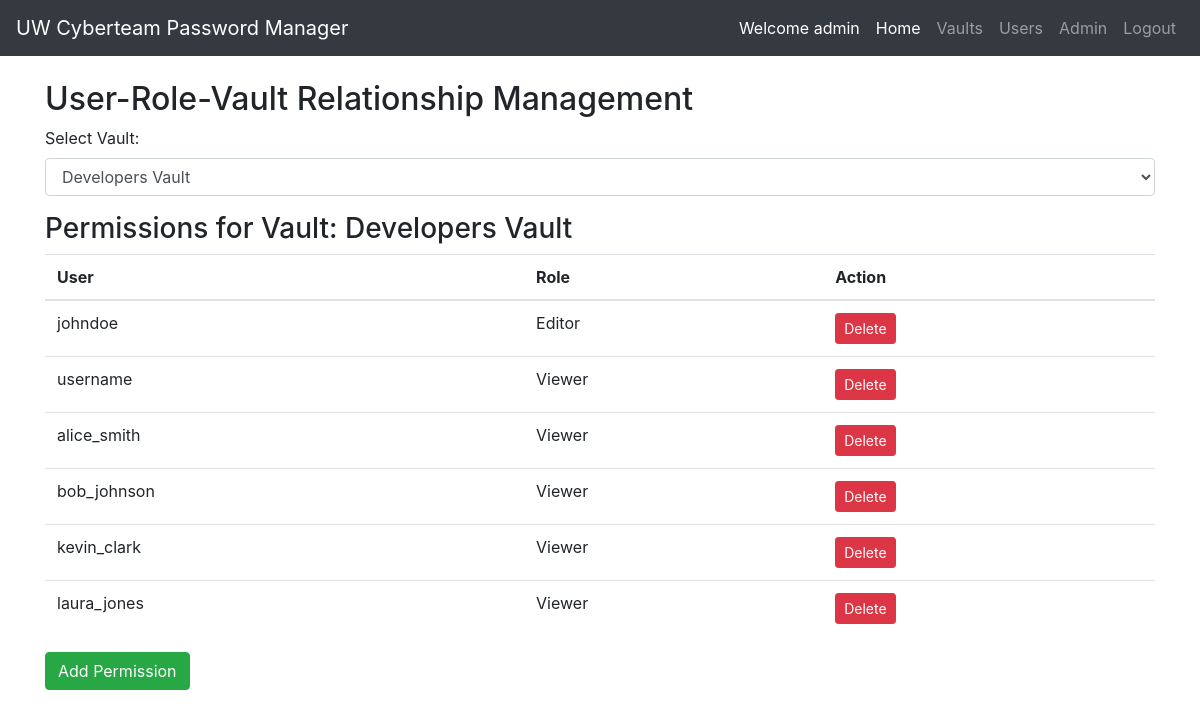
Screenshot of /webapp/public/admin/index.php?vault_id=1 (signed in) with the database file from the repository.
### tables this page shows
CREATE TABLE IF NOT EXISTS vaults (
    vault_id INT AUTO_INCREMENT PRIMARY KEY,    
    vault_name VARCHAR(255) NOT NULL    
);

CREATE TABLE IF NOT EXISTS vault_permissions (
    permission_id INT AUTO_INCREMENT PRIMARY KEY,
    user_id INT,
    vault_id INT,
    role_id INT,    
    FOREIGN KEY (vault_id) REFERENCES vaults(vault_id) ON DELETE CASCADE,   
    FOREIGN KEY (role_id) REFERENCES roles(role_id) ON DELETE CASCADE        
);

CREATE TABLE IF NOT EXISTS users (
    user_id INT AUTO_INCREMENT PRIMARY KEY,
    username VARCHAR(255) NOT NULL,
    first_name VARCHAR(255) NOT NULL,
    last_name VARCHAR(255) NOT NULL,
    email VARCHAR(255) NOT NULL,
    password VARCHAR(255) NOT NULL,
    default_role_id INT,    
    approved INT,
    FOREIGN KEY (default_role_id) REFERENCES roles(role_id) ON DELETE CASCADE 
);

CREATE TABLE IF NOT EXISTS roles (
    role_id INT AUTO_INCREMENT PRIMARY KEY,
    role ENUM('Owner', 'Editor', 'Viewer') NOT NULL
);

### webapp/public/admin/index.php (the view, shortened to what this page needs)
<?php
$hostname = 'backend-mysql-database';
$username = 'user';
$password = 'supersecretpw';
$database = 'password_manager';
$conn = new mysqli($hostname, $username, $password, $database);
$queryVaults = "SELECT * FROM vaults";
$resultVaults = $conn->query($queryVaults);
$selectedVaultId = isset($_GET['vault_id']) ? $_GET['vault_id'] : null;
$selectedVaultName = null;
$permissions = array();
if ($selectedVaultId) {
    $queryVault = "SELECT vault_name FROM vaults WHERE vault_id = $selectedVaultId";
    $resultVault = $conn->query($queryVault);
    $selectedVault = $resultVault->fetch_assoc();
    $selectedVaultName = $selectedVault['vault_name'];
    $queryPermissions = "SELECT u.username, r.role, p.permission_id, u.user_id, r.role_id
                         FROM vault_permissions p
                         JOIN users u ON p.user_id = u.user_id
                         JOIN roles r ON p.role_id = r.role_id
                         WHERE p.vault_id = $selectedVaultId";
    $resultPermissions = $conn->query($queryPermissions);
    while ($permission = $resultPermissions->fetch_assoc()) {
        $permissions[] = $permission;
    }
}
?>
<?php include '../components/nav-bar.php' ?>
<!DOCTYPE html>
<html lang="en">
<head>
    <link rel="stylesheet" href="https://stackpath.bootstrapcdn.com/bootstrap/4.3.1/css/bootstrap.min.css">
</head>
</head>
<body>
    <div class="container mt-4">
        <h2>User-Role-Vault Relationship Management</h2>
        <form method="get" action="<?php echo $_SERVER['PHP_SELF']; ?>">
            <div class="form-group">
                <label for="vault">Select Vault:</label>
                <select class="form-control" id="vault" name="vault_id" onchange="this.form.submit()" required>
                    <?php while ($vault = $resultVaults->fetch_assoc()): ?>
                        <option value="<?php echo $vault['vault_id']; ?>" <?php echo ($selectedVaultId == $vault['vault_id']) ? 'selected' : ''; ?>>
                            <?php echo $vault['vault_name']; ?>
                        </option>
                    <?php endwhile; ?>
                </select>
            </div>
        </form>
        <?php if ($selectedVaultId): ?>
            <h3>Permissions for Vault:
                <?php echo $selectedVaultName; ?>
            </h3>
            <table class="table">
                <thead>
                    <tr>
                        <th>User</th>
                        <th>Role</th>
                        <th>Action</th>
                    </tr>
                </thead>
                <tbody>
                    <?php foreach ($permissions as $permission): ?>
                        <tr>
                            <td>
                                <?php echo $permission['username']; ?>
                            </td>
                            <td>
                                <?php echo $permission['role']; ?>
                            </td>
                            <td>
                                <button class="btn btn-danger btn-sm delete-btn" data-toggle="modal" data-target="#deleteModal"
                                    data-permission-id="<?php echo $permission['permission_id']; ?>"
                                    data-vault-id="<?php echo $selectedVaultId; ?>">
                                    Delete
                                </button>
                            </td>
                        </tr>
                    <?php endforeach; ?>
                </tbody>
            </table>
            <button class="btn btn-success" data-toggle="modal" data-target="#addModal">Add Permission</button>
        <?php endif; ?>
    </div>
</body>
</html>

### rows the page displays
vaults: vault_name "Developers Vault"
vault_permissions: user.username "johndoe", role.role "Editor"
vault_permissions: user.username "username", role.role "Viewer"
vault_permissions: user.username "alice_smith", role.role "Viewer"
vault_permissions: user.username "bob_johnson", role.role "Viewer"
vault_permissions: user.username "kevin_clark", role.role "Viewer"
vault_permissions: user.username "laura_jones", role.role "Viewer"

### other values shown
$_COOKIE['authenticated'] "admin"
form field vault_id "Developers Vault"
